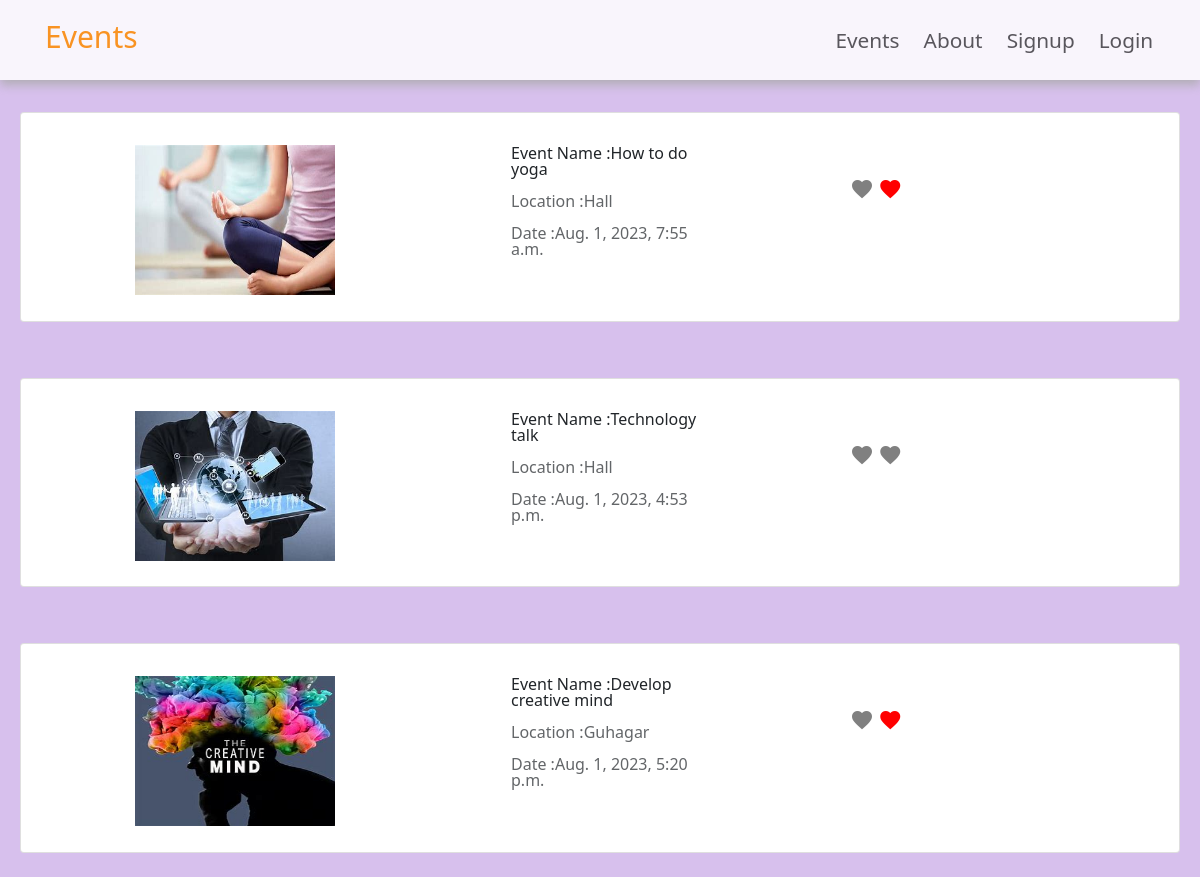
The page / on the database its author committed.
### eveapp/models.py (models this page shows, shortened)
class Event(models.Model):
	event_title = models.CharField(max_length=150)
	location = models.CharField(max_length=150)
	event_date = models.DateTimeField(default=timezone.now)
	image = models.ImageField(upload_to='images/')
	is_liked = models.BooleanField(null=True)

### eveapp/views.py (the view)
# urls.py: path('', EventInfo, name='EventInfo'),
def EventInfo(request):
    event_info = Event.objects.all()
    context = {
        'event_info' : event_info
    }
    return render(request, 'eveapp/eventinfo.html', context)

### eveapp/templates/eveapp/eventinfo.html (shortened to what this page needs)
{% include './navi.html' %}
{% load bootstrap3 %}
<!DOCTYPE html>
<html>
  <head>
    {% load static %}
    <link rel="stylesheet" href="{% static 'eventinfo.css' %}">
    <link href="https://cdn.jsdelivr.net/npm/bootstrap@5.0.2/dist/css/bootstrap.min.css" rel="stylesheet">
    </head>
    <body style="background-color:rgb(215, 192, 237);">
      {% for x in event_info %}
      <div class="card">
        <div class="row">
          <div class="col order-first">
            <img id="img" src="{{ x.image.url }}">
          </div>
          <div class="col">
            <p>Event Name :{{ x.event_title }}</p>
            <p class="opt">Location :{{ x.location }}</p>
            <p class="opt">Date :{{ x.event_date }}</p>
          </div>
          <div class="col order-5">
            <div class="placement"></div>
              <div id="like">
              <i class="material-icons" id="demo" onclick="myFunction()" style="color:grey;">favorite</i>
              {% if x.is_liked == True %}
              <i class="material-icons" style="color:red;">favorite</i>
              {% else %}
              <i class="material-icons" style="color:gray">favorite</i>
              {% endif %}
            </div>
          </div>
        </div>
      </div>
      <br>
      {% endfor %}

### eveapp/templates/eveapp/navi.html (shortened to what this page needs)
{% block content %}
{% load bootstrap3 %}
{% load static %}
<link rel="stylesheet" href="{% static 'navi.css' %}">
<html lang="en">
<head>
</head>
<body>
    <nav class="navbar">
        <div class="navbar-container container">
            <ul class="menu-items">
                <li><a href="/">Events</a></li>
                <li><a href="{% url 'about' %}">About</a></li>
                {% if user.is_authenticated %}
                <li><a href="{% url 'eventpage' %}">Create Event</a></li>
                <li><a href="{% url 'logout' %}">Logout</a></li>
                <li><a>Welcome : {{ user.username }}</a></li>
                {% else %}
                <li><a href="{% url 'signup' %}">Signup</a></li>
                <li><a href="{% url 'login' %}">Login</a></li>
                {% endif %}
            </ul>
            <h4 class="logo">Events</h4>
        </div>
    </nav>
</body>
</html>
{% endblock content %}

### eveapp/static/navi.css (style rules this page uses)
*, *::after, *::before { box-sizing: border-box; padding: 0; margin: 0; }
h4 { font-size: 24px; }
.container { max-width: 1200px; width: 90%; margin: auto; }
.navbar { box-shadow: 0px 5px 10px 0px #aaa; position: fixed; width: 100%; background: #fff; color: #000; opacity: 0.85; z-index: 100; }
.navbar-container { display: flex; justify-content: space-between; height: 64px; align-items: center; }
.menu-items { order: 2; display: flex; padding-right:0.3em; padding-left:40px; padding-bottom :3em margin-left:3em; margin-top:17px; margin-bottom:4em; }
.logo { order: 1; float:left; color:#ff8c00; padding-left:0.1em; top: 7px; right: 150px; padding-bottom:47px; font-size:30px; }
.menu-items li { list-style: none; margin-left: 1.5rem; font-size: 1.3rem; }
.navbar a { color: #444; text-decoration: none; font-weight: 500; transition: color 0.3s ease-in-out; }

### eveapp/static/eventinfo.css (style rules this page uses)
body { color:rgb(215, 192, 237); }
img { height: 150px; width: 200px; margin-left: 30%; float: left; }
p { margin-left:2em; padding-left:2em; }
.col { margin: 0.1em; text-align: left; padding-top: 2em; margin-top: 300; border-radius:25px; line-height: 1; margin-right: 4em; margin-left:2em; padding-left:2em; }
.card { margin-top: 2em; margin-left: 20px; margin-right: 20px; border-radius:25px; padding-bottom:12px; }
.opt { opacity: 70%; }
#like { margin-left: 9px; width:150px; height:130px; align-items: right; }
body { background: #000000; }
.placement { left: 600px; transform: translate(-50%, -50%); padding-top:2em; }

### rows shown on the page
Event: image (picture), event_title "How to do yoga", location "Hall", event_date "Aug. 1, 2023, 7:55 a.m.", is_liked True (drawn)
Event: image (picture), event_title "Technology talk", location "Hall", event_date "Aug. 1, 2023, 4:53 p.m."
Event: image (picture), event_title "Develop creative mind", location "Guhagar", event_date "Aug. 1, 2023, 5:20 p.m.", is_liked True (drawn)
